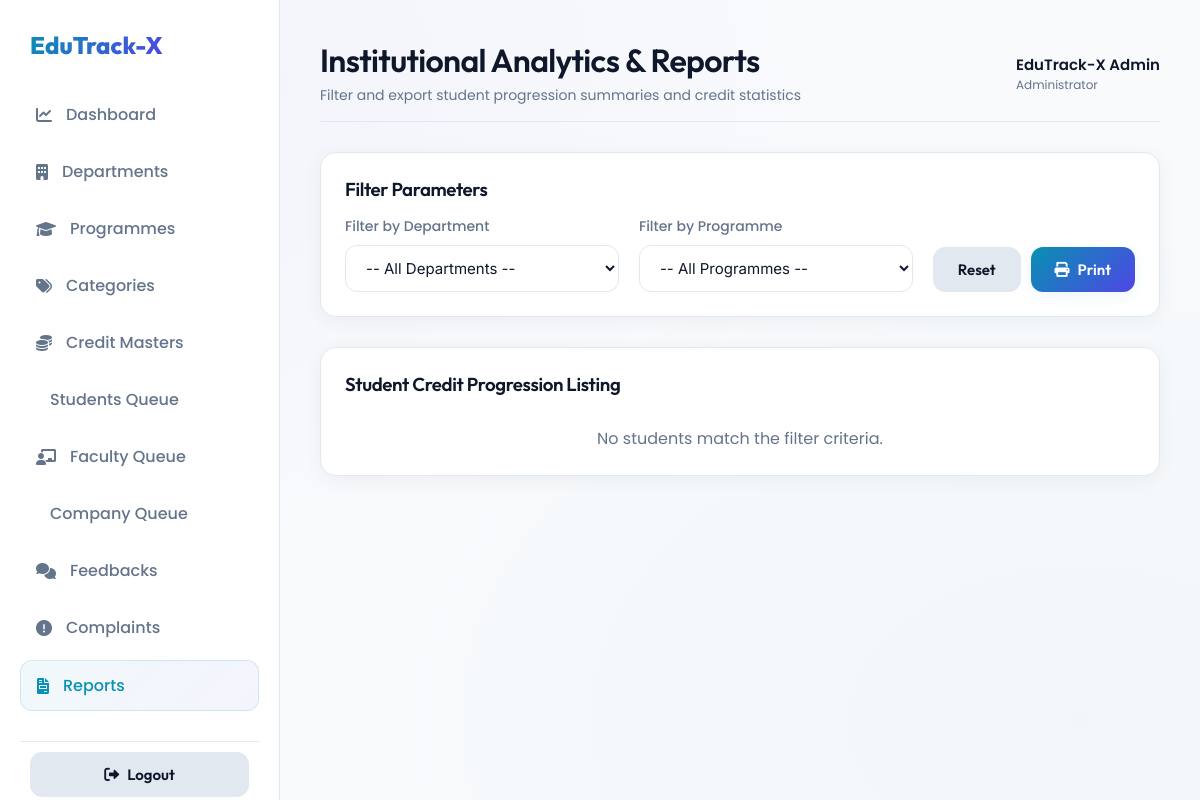
Before: /Administrator/ReportGenerator/ (signed in) with the older database file.
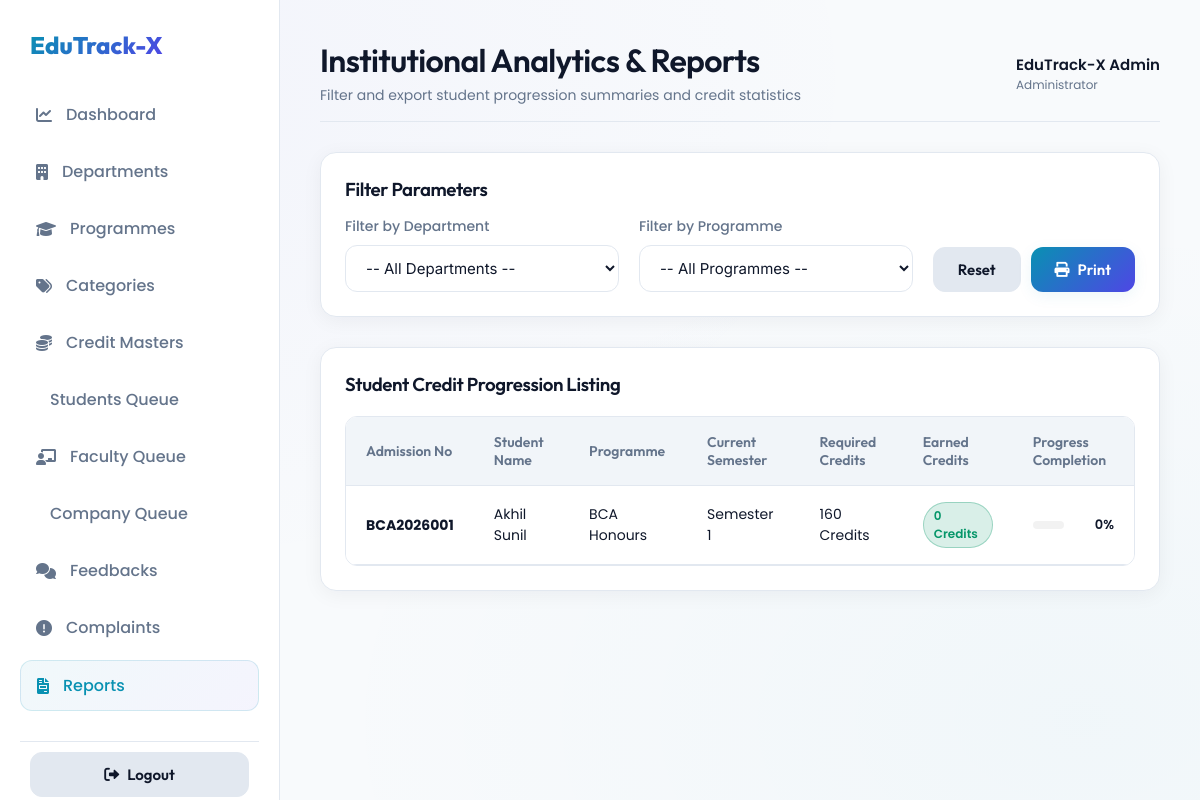
After: the same page with the newer database file.
### Guest/models.py (models this page shows)
class tbl_student(models.Model):
    student_id = models.AutoField(primary_key=True)
    programme = models.ForeignKey(tbl_programme, on_delete=models.CASCADE)
    student_name = models.CharField(max_length=100)
    student_gender = models.CharField(max_length=20)
    student_dob = models.DateField()
    student_email = models.EmailField(max_length=100, unique=True)
    student_contact = models.CharField(max_length=20)
    student_address = models.TextField()
    student_admissionno = models.CharField(max_length=50, unique=True)
    student_semester = models.IntegerField(default=1)
    student_photo = models.FileField(upload_to='Assets/StudentDocs/', null=True, blank=True)
    student_password = models.CharField(max_length=60)
    student_status = models.IntegerField(default=0) # 0 = Pending, 1 = Active/Approved, 2 = Rejected
    student_date = models.DateField(auto_now_add=True)

### Administrator/models.py (models this page shows)
class tbl_programme(models.Model):
    programme_id = models.AutoField(primary_key=True)
    department = models.ForeignKey(tbl_department, on_delete=models.CASCADE)
    programme_name = models.CharField(max_length=100)
    programme_duration = models.IntegerField() # Duration in Semesters (e.g. 8)
    programme_totalcredit = models.IntegerField() # Total credits required (e.g. 160)
    programme_status = models.IntegerField(default=1) # 1 = Active, 0 = Inactive

### Administrator/views.py (the view)
# urls.py: path('ReportGenerator/', views.ReportGenerator, name='ReportGenerator'),
def ReportGenerator(request):
    if 'aid' not in request.session:
        return redirect('Guest:Login')
    departments = tbl_department.objects.all()
    programmes = tbl_programme.objects.all()
    dept_filter = request.GET.get('sel_dept')
    prog_filter = request.GET.get('sel_prog')
    students = tbl_student.objects.filter(student_status=1)
    if prog_filter:
        students = students.filter(programme_id=prog_filter)
    elif dept_filter:
        students = students.filter(programme__department_id=dept_filter)
    report_data = []
    for s in students:
        total_earned = tbl_studentcredit.objects.filter(student=s).aggregate(total=Sum('studentcredit_credit'))['total'] or 0
        report_data.append({
            'student': s,
            'earned_credits': total_earned,
            'required_credits': s.programme.programme_totalcredit,
            'completion_rate': min(100, round((total_earned / s.programme.programme_totalcredit) * 100)) if s.programme.programme_totalcredit > 0 else 0
        })
    context = {
        'departments': departments,
        'programmes': programmes,
        'report_data': report_data,
        'selected_dept': int(dept_filter) if dept_filter else None,
        'selected_prog': int(prog_filter) if prog_filter else None
    }
    return render(request, 'Administrator/ReportGenerator.html', context)

### Administrator/Templates/Administrator/ReportGenerator.html (shortened to what this page needs)
{% extends 'Administrator/AdminBase.html' %}
{% block header_title %}Institutional Analytics & Reports{% endblock %}
{% block header_subtitle %}Filter and export student progression summaries and credit statistics{% endblock %}
{% block active_report %}active{% endblock %}
{% block content %}
<div class="glass-card" style="margin-bottom: 30px;">
    <h3>Filter Parameters</h3>
    <form action="" method="get" style="margin-top: 15px; display: grid; grid-template-columns: 2fr 2fr 1fr; gap: 20px; align-items: flex-end;">
        <div class="form-group" style="margin-bottom: 0;">
            <label class="form-label" for="sel_dept">Filter by Department</label>
            <select name="sel_dept" id="sel_dept" onchange="this.form.submit()">
                <option value="">-- All Departments --</option>
            </select>
        </div>
        <div class="form-group" style="margin-bottom: 0;">
            <label class="form-label" for="sel_prog">Filter by Programme</label>
            <select name="sel_prog" id="sel_prog" onchange="this.form.submit()">
                <option value="">-- All Programmes --</option>
            </select>
        </div>
        <div style="display: flex; gap: 10px;">
            <a href="{% url 'Administrator:ReportGenerator' %}" class="btn btn-secondary" style="width: 100%; text-align: center;">Reset</a>
            <button type="button" class="btn btn-primary" onclick="window.print()"><i class="fa-solid fa-print"></i> Print</button>
        </div>
    </form>
</div>
<div class="glass-card">
    <h3 style="margin-bottom: 20px;">Student Credit Progression Listing</h3>
    {% if report_data %}
    <div class="custom-table-container">
        <table class="custom-table">
            <thead>
                <tr>
                    <th>Admission No</th>
                    <th>Student Name</th>
                    <th>Programme</th>
                    <th>Current Semester</th>
                    <th>Required Credits</th>
                    <th>Earned Credits</th>
                    <th>Progress Completion</th>
                </tr>
            </thead>
            <tbody>
                {% for row in report_data %}
                <tr>
                    <td><strong>{{ row.student.student_admissionno }}</strong></td>
                    <td>{{ row.student.student_name }}</td>
                    <td>{{ row.student.programme.programme_name }}</td>
                    <td>Semester {{ row.student.student_semester }}</td>
                    <td>{{ row.required_credits }} Credits</td>
                    <td><span class="badge badge-success">{{ row.earned_credits }} Credits</span></td>
                    <td>
                        <div style="display: flex; align-items: center; gap: 10px; width: 100%;">
                            <div class="progress-container" style="flex: 1;">
                            </div>
                            <span style="font-size: 13px; font-weight: 600; min-width: 40px; text-align: right;">{{ row.completion_rate }}%</span>
                        </div>
                    </td>
                </tr>
                {% endfor %}
            </tbody>
        </table>
    </div>
    {% else %}
    <p style="color: var(--text-muted); text-align: center; margin-top: 30px;">No students match the filter criteria.</p>
    {% endif %}
</div>
{% endblock %}

Changed rows visible on the page:
added tbl_student: student.student_admissionno "BCA2026001", student.student_name "Akhil Sunil", student.programme.programme_name "BCA Honours", student.student_semester "1", required_credits "160", earned_credits "0", completion_rate "0"
Other visible differences:
text no longer shown: "No students match the filter criteria."
text now shown: "Admission No Student Name Programme Current Semester Required Credits Earned Credits Progress Completion"
